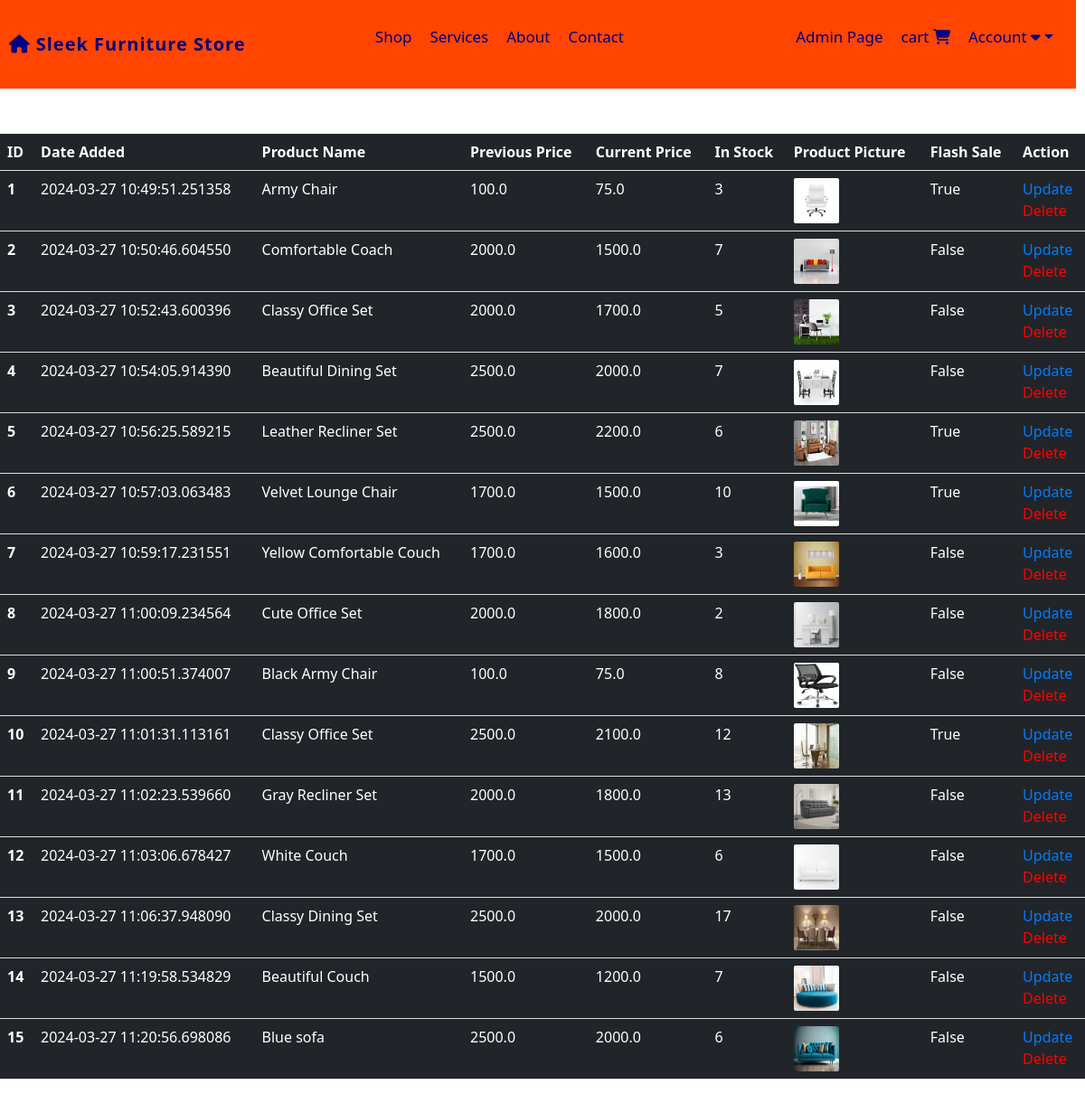
The page /shop-items (signed in) on the database its author committed.
### website/models.py (models this page shows, shortened)
class Product(db.Model):
    id = db.Column(db.Integer, primary_key=True)
    product_name = db.Column(db.String(100), nullable=False)
    current_price = db.Column(db.Float, nullable=False)
    previous_price = db.Column(db.Float, nullable=False)
    in_stock = db.Column(db.Integer, nullable=False)
    product_picture = db.Column(db.String(1000), nullable=False)
    flash_sale = db.Column(db.Boolean, default=False)
    date_added = db.Column(db.DateTime(), default=datetime.utcnow)
    carts = db.relationship('Cart', backref='product', cascade='all, delete-orphan')
    orders = db.relationship('Order', backref='product', cascade='all, delete-orphan')

### website/admin.py (the view)
@admin.route('/shop-items', methods=['GET', 'POST'])
@login_required
def shop_items():
    if current_user.id == 1:
        items = Product.query.order_by(Product.date_added).all()
        return render_template('shop_items.html', items=items)
    return render_template('404.html')

### website/__init__.py (called while the page is built)
def create_app():
    app = Flask(__name__)
    app.config['SECRET_KEY'] = 'Marymutiso' #For encrypting session data for auth etc.
    app.config['SQLALCHEMY_DATABASE_URI'] = f'sqlite:///{DB_NAME}'
    migrate = Migrate(app, db)
    db.init_app(app)
    @app.errorhandler(404)
    def page_not_found(error):
        return render_template('404.html'), 404
    login_manager = LoginManager()
    login_manager.init_app(app)
    login_manager.login_view = 'auth.login'
    @login_manager.user_loader
    def load_user(id):
        return Customer.query.get(int(id))
    from .views import views
    from .auth import auth
    from .admin import admin
    from .models import Customer, Product, Cart, Order
    app.register_blueprint(views, url_prefix='/')
    app.register_blueprint(auth, url_prefix='/')
    app.register_blueprint(admin, url_prefix='/')
    return app

### website/templates/shop_items.html (shortened to what this page needs)
{% extends "base.html" %}
{% block content %}
{% if items | length < 1 %}
<h3>No Shop Items</h3>
{% else %}
<table class="table table-dark table-hover">
    <thead>
        <tr>
            <th scope="col">ID</th>
            <th scope="col">Date Added</th>
            <th scope="col">Product Name</th>
            <th scope="col">Previous Price</th>
            <th scope="col">Current Price</th>
            <th scope="col">In Stock</th>
            <th scope="col">Product Picture</th>
            <th scope="col">Flash Sale</th>
            <th scope="col">Action</th>
        </tr>
    </thead>
    <tbody>
        {% for item in items %}
            <tr>
                <th scope="row">{{ item.id }}</th>
                <td>{{ item.date_added }}</td>
                <td>{{ item.product_name }}</td>
                <td>{{ item.previous_price }}</td>
                <td>{{ item.current_price }}</td>
                <td>{{ item.in_stock }}</td>
                <td><img src="{{ item.product_picture }}" alt="" style="height: 50px; width: 50px; border-radius: 2px;"></td>
                <td>{{ item.flash_sale }}</td>
                <td>
                <a style="margin-bottom: 7px;" href="/update-item/{{ item.id }}">Update</a>
                    <br>
                <a style="color: red;" href="/delete-item/{{ item.id }}">Delete</a>
                </td>
            </tr>
        {% endfor %}
    </tbody>
</table>
{% endif %}
{% endblock %}

### website/static/css/navigation.css (style rules this page uses)
body { font-family: 'Arial', sans-serif; margin: 0; padding: 0; background: #eaeaea; }

### website/static/css/admin.css (style rules this page uses)
.table { width: 100%; border-collapse: collapse; margin-bottom: 20px; margin-top: 50px; }
.table th, .table td { padding: 8px; text-align: left; border-bottom: 1px solid #ddd; }
.table th { background-color: #343a40; color: #fff; }
.table tbody tr td a { color: #007bff; text-decoration: none; }

### rows shown on the page
Product: id "1", date_added "2024-03-27 10:49:51.251358", product_name "Army Chair", previous_price "100.0", current_price "75.0", in_stock "3", product_picture (picture), flash_sale "True"
Product: id "2", date_added "2024-03-27 10:50:46.604550", product_name "Comfortable Coach", previous_price "2000.0", current_price "1500.0", in_stock "7", product_picture (picture), flash_sale "False"
Product: id "3", date_added "2024-03-27 10:52:43.600396", product_name "Classy Office Set", previous_price "2000.0", current_price "1700.0", in_stock "5", product_picture (picture), flash_sale "False"
Product: id "4", date_added "2024-03-27 10:54:05.914390", product_name "Beautiful Dining Set", previous_price "2500.0", current_price "2000.0", in_stock "7", product_picture (picture), flash_sale "False"
Product: id "5", date_added "2024-03-27 10:56:25.589215", product_name "Leather Recliner Set", previous_price "2500.0", current_price "2200.0", in_stock "6", product_picture (picture), flash_sale "True"
Product: id "6", date_added "2024-03-27 10:57:03.063483", product_name "Velvet Lounge Chair", previous_price "1700.0", current_price "1500.0", in_stock "10", product_picture (picture), flash_sale "True"
Product: id "7", date_added "2024-03-27 10:59:17.231551", product_name "Yellow Comfortable Couch", previous_price "1700.0", current_price "1600.0", in_stock "3", product_picture (picture), flash_sale "False"
Product: id "8", date_added "2024-03-27 11:00:09.234564", product_name "Cute Office Set", previous_price "2000.0", current_price "1800.0", in_stock "2", product_picture (picture), flash_sale "False"
Product: id "9", date_added "2024-03-27 11:00:51.374007", product_name "Black Army Chair", previous_price "100.0", current_price "75.0", in_stock "8", product_picture (picture), flash_sale "False"
Product: id "10", date_added "2024-03-27 11:01:31.113161", product_name "Classy Office Set", previous_price "2500.0", current_price "2100.0", in_stock "12", product_picture (picture), flash_sale "True"
Product: id "11", date_added "2024-03-27 11:02:23.539660", product_name "Gray Recliner Set", previous_price "2000.0", current_price "1800.0", in_stock "13", product_picture (picture), flash_sale "False"
Product: id "12", date_added "2024-03-27 11:03:06.678427", product_name "White Couch", previous_price "1700.0", current_price "1500.0", in_stock "6", product_picture (picture), flash_sale "False"
Product: id "13", date_added "2024-03-27 11:06:37.948090", product_name "Classy Dining Set", previous_price "2500.0", current_price "2000.0", in_stock "17", product_picture (picture), flash_sale "False"
Product: id "14", date_added "2024-03-27 11:19:58.534829", product_name "Beautiful Couch", previous_price "1500.0", current_price "1200.0", in_stock "7", product_picture (picture), flash_sale "False"
Product: id "15", date_added "2024-03-27 11:20:56.698086", product_name "Blue sofa", previous_price "2500.0", current_price "2000.0", in_stock "6", product_picture (picture), flash_sale "False"
